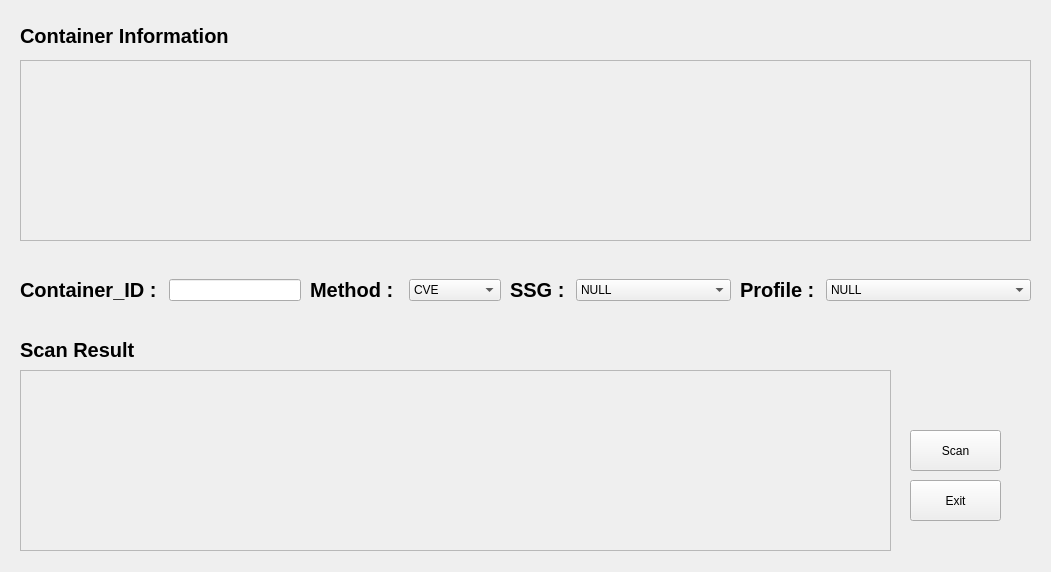
<?xml version="1.0" encoding="UTF-8"?>
<ui version="4.0">
 <class>DockerContainerScan</class>
 <widget class="QWidget" name="DockerContainerScan">
  <property name="geometry">
   <rect>
    <x>0</x>
    <y>0</y>
    <width>1051</width>
    <height>572</height>
   </rect>
  </property>
  <property name="windowTitle">
   <string>Form</string>
  </property>
  <widget class="QScrollArea" name="scrollArea_cresult">
   <property name="geometry">
    <rect>
     <x>20</x>
     <y>370</y>
     <width>871</width>
     <height>181</height>
    </rect>
   </property>
   <property name="font">
    <font>
     <pointsize>13</pointsize>
     <weight>75</weight>
     <bold>true</bold>
    </font>
   </property>
   <property name="widgetResizable">
    <bool>true</bool>
   </property>
   <property name="alignment">
    <set>Qt::AlignJustify|Qt::AlignTop</set>
   </property>
   <widget class="QWidget" name="scrollAreaWidgetContents_12">
    <property name="geometry">
     <rect>
      <x>0</x>
      <y>0</y>
      <width>869</width>
      <height>179</height>
     </rect>
    </property>
   </widget>
  </widget>
  <widget class="QWidget" name="horizontalLayoutWidget_3">
   <property name="geometry">
    <rect>
     <x>510</x>
     <y>250</y>
     <width>221</width>
     <height>80</height>
    </rect>
   </property>
   <layout class="QHBoxLayout" name="horizontalLayout_21" stretch="0,6">
    <item>
     <widget class="QLabel" name="label_cssg">
      <property name="font">
       <font>
        <pointsize>15</pointsize>
        <weight>75</weight>
        <bold>true</bold>
       </font>
      </property>
      <property name="text">
       <string>SSG : </string>
      </property>
     </widget>
    </item>
    <item>
     <widget class="QComboBox" name="comboBox_cssg">
      <item>
       <property name="text">
        <string>NULL</string>
       </property>
      </item>
     </widget>
    </item>
   </layout>
  </widget>
  <widget class="QPushButton" name="pushButton_cexit">
   <property name="geometry">
    <rect>
     <x>910</x>
     <y>480</y>
     <width>91</width>
     <height>41</height>
    </rect>
   </property>
   <property name="text">
    <string>Exit</string>
   </property>
  </widget>
  <widget class="QPushButton" name="pushButton_cscan">
   <property name="geometry">
    <rect>
     <x>910</x>
     <y>430</y>
     <width>91</width>
     <height>41</height>
    </rect>
   </property>
   <property name="text">
    <string>Scan</string>
   </property>
  </widget>
  <widget class="QLabel" name="label_cinformation">
   <property name="geometry">
    <rect>
     <x>20</x>
     <y>20</y>
     <width>211</width>
     <height>31</height>
    </rect>
   </property>
   <property name="font">
    <font>
     <pointsize>15</pointsize>
     <weight>75</weight>
     <bold>true</bold>
    </font>
   </property>
   <property name="text">
    <string>Container Information</string>
   </property>
  </widget>
  <widget class="QWidget" name="horizontalLayoutWidget_4">
   <property name="geometry">
    <rect>
     <x>740</x>
     <y>250</y>
     <width>291</width>
     <height>80</height>
    </rect>
   </property>
   <layout class="QHBoxLayout" name="horizontalLayout_22" stretch="0,6">
    <item>
     <widget class="QLabel" name="label_cprofile">
      <property name="font">
       <font>
        <pointsize>15</pointsize>
        <weight>75</weight>
        <bold>true</bold>
       </font>
      </property>
      <property name="text">
       <string>Profile : </string>
      </property>
     </widget>
    </item>
    <item>
     <widget class="QComboBox" name="comboBox_cprofile">
      <item>
       <property name="text">
        <string>NULL</string>
       </property>
      </item>
     </widget>
    </item>
   </layout>
  </widget>
  <widget class="QLabel" name="label_cresult">
   <property name="geometry">
    <rect>
     <x>20</x>
     <y>340</y>
     <width>171</width>
     <height>20</height>
    </rect>
   </property>
   <property name="font">
    <font>
     <pointsize>15</pointsize>
     <weight>75</weight>
     <bold>true</bold>
    </font>
   </property>
   <property name="text">
    <string>Scan Result</string>
   </property>
  </widget>
  <widget class="QWidget" name="horizontalLayoutWidget">
   <property name="geometry">
    <rect>
     <x>310</x>
     <y>250</y>
     <width>191</width>
     <height>80</height>
    </rect>
   </property>
   <layout class="QHBoxLayout" name="horizontalLayout_23" stretch="0,0">
    <item>
     <widget class="QLabel" name="label_cmethod">
      <property name="font">
       <font>
        <pointsize>15</pointsize>
        <weight>75</weight>
        <bold>true</bold>
       </font>
      </property>
      <property name="text">
       <string>Method : </string>
      </property>
     </widget>
    </item>
    <item>
     <widget class="QComboBox" name="comboBox_cmethod">
      <item>
       <property name="text">
        <string>CVE</string>
       </property>
      </item>
      <item>
       <property name="text">
        <string>OVAL</string>
       </property>
      </item>
      <item>
       <property name="text">
        <string>XCCDF</string>
       </property>
      </item>
     </widget>
    </item>
   </layout>
  </widget>
  <widget class="QWidget" name="horizontalLayoutWidget_2">
   <property name="geometry">
    <rect>
     <x>20</x>
     <y>250</y>
     <width>281</width>
     <height>80</height>
    </rect>
   </property>
   <layout class="QHBoxLayout" name="horizontalLayout_24">
    <item>
     <widget class="QLabel" name="label_cid">
      <property name="font">
       <font>
        <pointsize>15</pointsize>
        <weight>75</weight>
        <bold>true</bold>
       </font>
      </property>
      <property name="text">
       <string>Container_ID : </string>
      </property>
     </widget>
    </item>
    <item>
     <widget class="QLineEdit" name="lineEdit_cid"/>
    </item>
   </layout>
  </widget>
  <widget class="QScrollArea" name="scrollArea_c">
   <property name="geometry">
    <rect>
     <x>20</x>
     <y>60</y>
     <width>1011</width>
     <height>181</height>
    </rect>
   </property>
   <property name="font">
    <font>
     <pointsize>13</pointsize>
     <weight>75</weight>
     <bold>true</bold>
    </font>
   </property>
   <property name="widgetResizable">
    <bool>true</bool>
   </property>
   <property name="alignment">
    <set>Qt::AlignJustify|Qt::AlignTop</set>
   </property>
   <widget class="QWidget" name="scrollAreaWidgetContents_13">
    <property name="geometry">
     <rect>
      <x>0</x>
      <y>0</y>
      <width>1009</width>
      <height>179</height>
     </rect>
    </property>
   </widget>
  </widget>
 </widget>
 <resources/>
 <connections/>
</ui>
